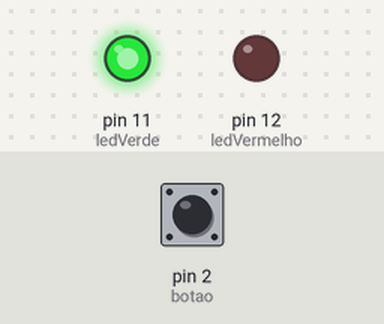
Recording of a sketch running on a simulated Arduino Uno, built with avr-gcc and run on an emulated ATmega328P. Parts: output pins drawn as LEDs (lit = HIGH). Inputs (shaded band) come from the test bench; at power-on: pin 2 (botao) HIGH. What the sketch prints to the serial monitor is not drawn.

Above: at 1.2 s.
1.3 s: pin 2 (botao) pulled LOW for 0.15 s
At 1.37 s:
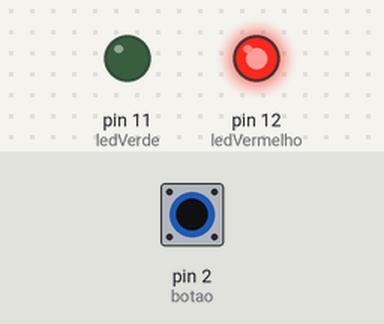
2.9 s: pin 2 (botao) pulled LOW for 3.2 s
At 7.4 s:
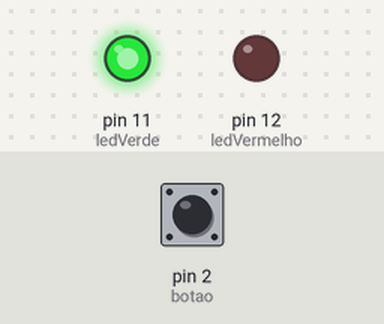
Timing chart, 0 to 8.9 s (numbered marks = the images above; inputs shaded):
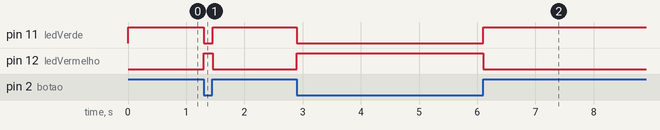

Measured:
- after the input at 1.3 s, pin 11 (ledVerde): HIGH → LOW at once, → HIGH 0.15 s later; pin 12 (ledVermelho): LOW → HIGH at once, → LOW 0.15 s later
- after the input at 2.9 s, pin 11 (ledVerde): HIGH → LOW at once, → HIGH 3.2 s later; pin 12 (ledVermelho): LOW → HIGH at once, → LOW 3.2 s later

The sketch:

Experimento_1.ino
```cpp
int botao = 2;
int ledVerde = 11;
int ledVermelho = 12;

void setup()
{
  Serial.begin(9600);
  pinMode(ledVermelho, OUTPUT);
  pinMode(ledVerde, OUTPUT);
  pinMode(botao, INPUT_PULLUP);
}

void loop()
{
  Serial.println(digitalRead(botao));

  if (digitalRead(botao) == 0){
    digitalWrite(ledVermelho, HIGH);
    digitalWrite(ledVerde, LOW);
  }
  else{
    digitalWrite(ledVermelho, LOW);
    digitalWrite(ledVerde, HIGH);
  }
}
```
